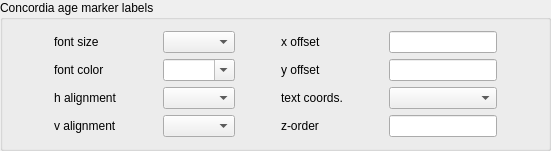
           <widget class="QGroupBox" name="groupBox_7">
            <property name="title">
             <string>Concordia age marker labels</string>
            </property>
            <layout class="QVBoxLayout" name="verticalLayout_8">
             <item>
              <layout class="QGridLayout" name="gridLayout_16">
               <item row="0" column="7">
                <widget class="QLabel" name="label_63">
                 <property name="text">
                  <string>x offset</string>
                 </property>
                </widget>
               </item>
               <item row="0" column="6">
                <spacer name="horizontalSpacer_103">
                 <property name="orientation">
                  <enum>Qt::Horizontal</enum>
                 </property>
                 <property name="sizeHint" stdset="0">
                  <size>
                   <width>40</width>
                   <height>20</height>
                  </size>
                 </property>
                </spacer>
               </item>
               <item row="0" column="10">
                <spacer name="horizontalSpacer_21">
                 <property name="orientation">
                  <enum>Qt::Horizontal</enum>
                 </property>
                 <property name="sizeHint" stdset="0">
                  <size>
                   <width>40</width>
                   <height>20</height>
                  </size>
                 </property>
                </spacer>
               </item>
               <item row="1" column="4" colspan="2">
                <widget class="QComboBox" name="concLabelFontColorCombo">
                 <property name="editable">
                  <bool>true</bool>
                 </property>
                </widget>
               </item>
               <item row="0" column="2">
                <widget class="QLabel" name="label_13">
                 <property name="text">
                  <string>font size </string>
                 </property>
                </widget>
               </item>
               <item row="0" column="3">
                <spacer name="horizontalSpacer_105">
                 <property name="orientation">
                  <enum>Qt::Horizontal</enum>
                 </property>
                 <property name="sizeHint" stdset="0">
                  <size>
                   <width>40</width>
                   <height>20</height>
                  </size>
                 </property>
                </spacer>
               </item>
               <item row="1" column="6">
                <spacer name="horizontalSpacer_104">
                 <property name="orientation">
                  <enum>Qt::Horizontal</enum>
                 </property>
                 <property name="sizeHint" stdset="0">
                  <size>
                   <width>40</width>
                   <height>20</height>
                  </size>
                 </property>
                </spacer>
               </item>
               <item row="0" column="8">
                <spacer name="horizontalSpacer_106">
                 <property name="orientation">
                  <enum>Qt::Horizontal</enum>
                 </property>
                 <property name="sizeHint" stdset="0">
                  <size>
                   <width>40</width>
                   <height>20</height>
                  </size>
                 </property>
                </spacer>
               </item>
               <item row="0" column="0">
                <spacer name="horizontalSpacer_19">
                 <property name="orientation">
                  <enum>Qt::Horizontal</enum>
                 </property>
                 <property name="sizeHint" stdset="0">
                  <size>
                   <width>40</width>
                   <height>20</height>
                  </size>
                 </property>
                </spacer>
               </item>
               <item row="2" column="2">
                <widget class="QLabel" name="label_30">
                 <property name="text">
                  <string>h alignment</string>
                 </property>
                </widget>
               </item>
               <item row="1" column="2">
                <widget class="QLabel" name="fo">
                 <property name="text">
                  <string>font color</string>
                 </property>
                </widget>
               </item>
               <item row="3" column="2">
                <widget class="QLabel" name="label_33">
                 <property name="text">
                  <string>v alignment</string>
                 </property>
                </widget>
               </item>
               <item row="2" column="4" colspan="2">
                <widget class="QComboBox" name="concLabelHAlignmentCombo"/>
               </item>
               <item row="3" column="4" colspan="2">
                <widget class="QComboBox" name="concLabelVAlignmentCombo"/>
               </item>
               <item row="0" column="9">
                <widget class="QLineEdit" name="concLabelXoffsetEntry"/>
               </item>
               <item row="0" column="4" colspan="2">
                <widget class="QComboBox" name="concLabelFontSizeCombo"/>
               </item>
               <item row="3" column="9">
                <widget class="QLineEdit" name="concLabelZEntry"/>
               </item>
               <item row="2" column="9">
                <widget class="QComboBox" name="concLabelTextCoordsCombo"/>
               </item>
               <item row="3" column="7">
                <widget class="QLabel" name="label_32">
                 <property name="text">
                  <string>z-order</string>
                 </property>
                </widget>
               </item>
               <item row="1" column="9">
                <widget class="QLineEdit" name="concLabelYoffsetEntry"/>
               </item>
               <item row="2" column="7">
                <widget class="QLabel" name="label_31">
                 <property name="text">
                  <string>text coords.</string>
                 </property>
                </widget>
               </item>
               <item row="1" column="7">
                <widget class="QLabel" name="label_37">
                 <property name="text">
                  <string>y offset</string>
                 </property>
                </widget>
               </item>
              </layout>
             </item>
            </layout>
           </widget>
